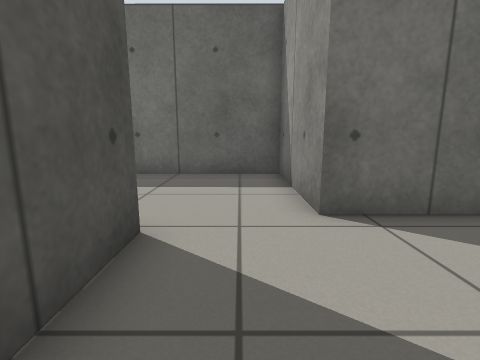
view 1 (above)

12 first-person views from a walk through a world built for the Gazebo simulator. The camera is 0.64 m above the floor, tilts 10° down and sees 85° across. The floor is counted in squares, 0.5 m on a side. Each view is taken from the middle of a square. On the plan, view 1 faces up. The plan holds only what a view shows up to about 12 squares ahead; the rest is blank.

view 2
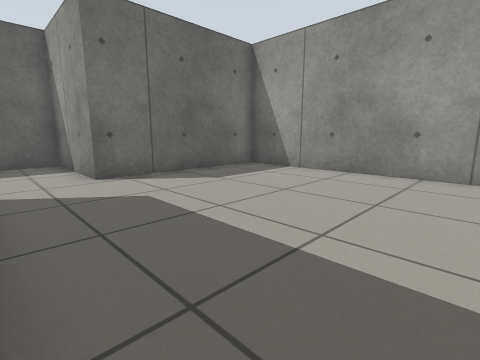

view 3
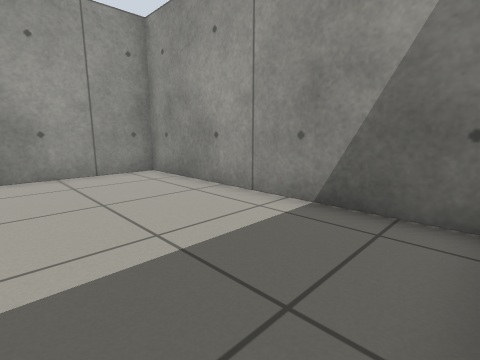

view 4
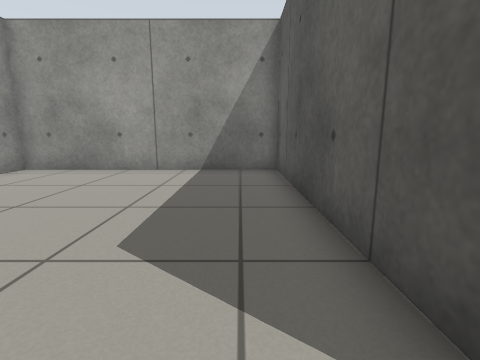

view 5
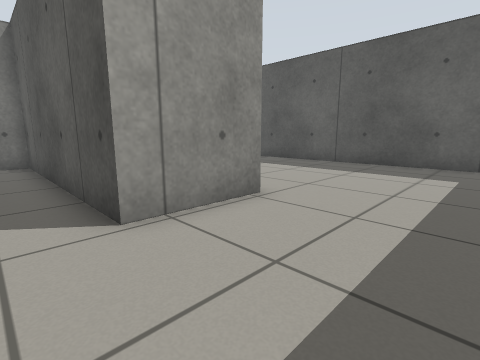

view 6
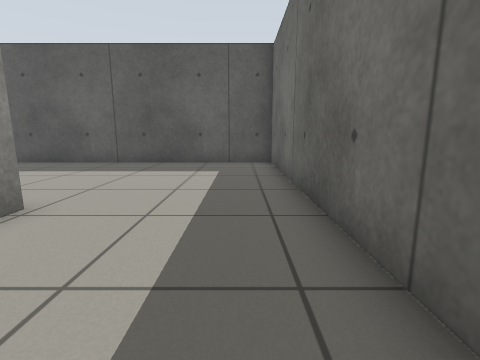

view 7
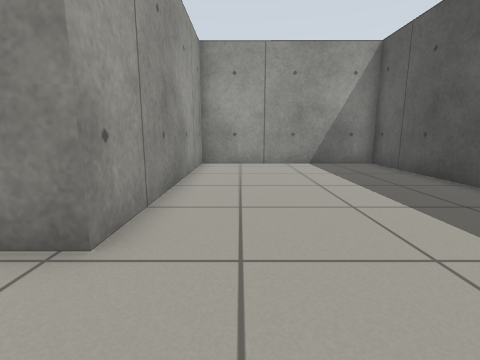

view 8
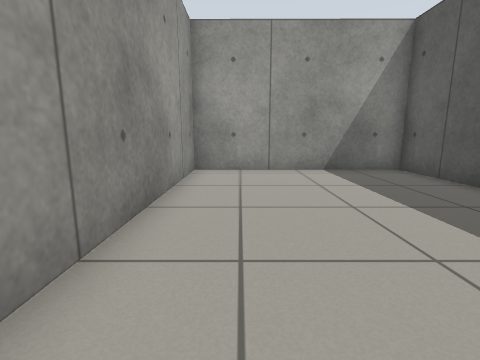

view 9
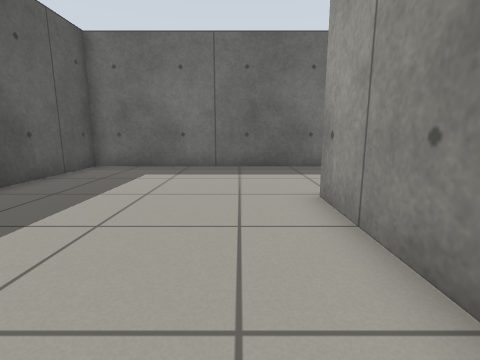

view 10
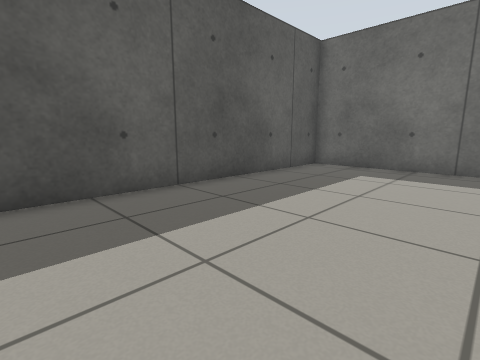

view 11
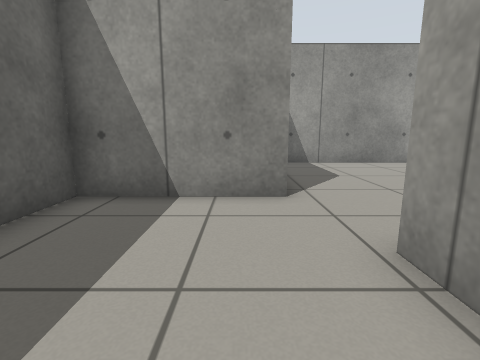

view 12
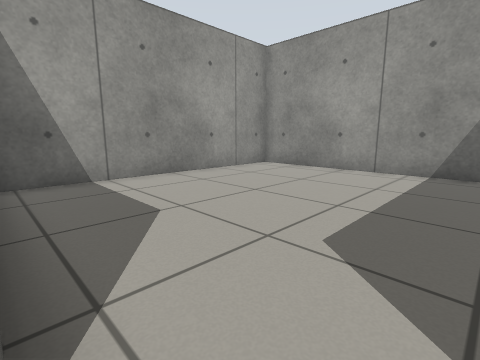

### Floor plan
Ten units are one square. View 1 is at (0, 0); x grows to the right and y downward. Boxes are objects, and circles mark ways between rooms. Rooms are numbered by the first view taken in them; rooms with no view inside come last. Other rooms are left out.
<svg viewBox="-122 -89 204 148">
<path fill="none" stroke="#000" d="M-13 -33 -13 54 77 54 77 -40 13 -40M13 -40 13 -84 -117 -84 -117 54 -44 54 -44 -33 -13 -33"/>
<circle cx="0" cy="-47" r="3" fill="#2a7"/>
<text x="30" y="10">1</text>
<text x="-70" y="-30">2</text>
</svg>
Room 1 opens to room 2.

Where each view was taken, in squares from view 1:
view 1: 0 up, 0 right, facing up
view 2: 4 down, 1 left, facing up-right
view 3: 1 down, 1 left, facing down-right
view 4: 4 up, 0 right, facing down
view 5: 7 up, 0 right, facing down-left
view 6: 7 up, 0 right, facing left
view 7: 6 up, 6 left, facing down
view 8: 4 up, 6 left, facing down
view 9: 2 down, 6 left, facing up
view 10: 2 down, 6 left, facing up-left
view 11: 5 up, 4 left, facing right
view 12: 4 up, 0 right, facing down-right
